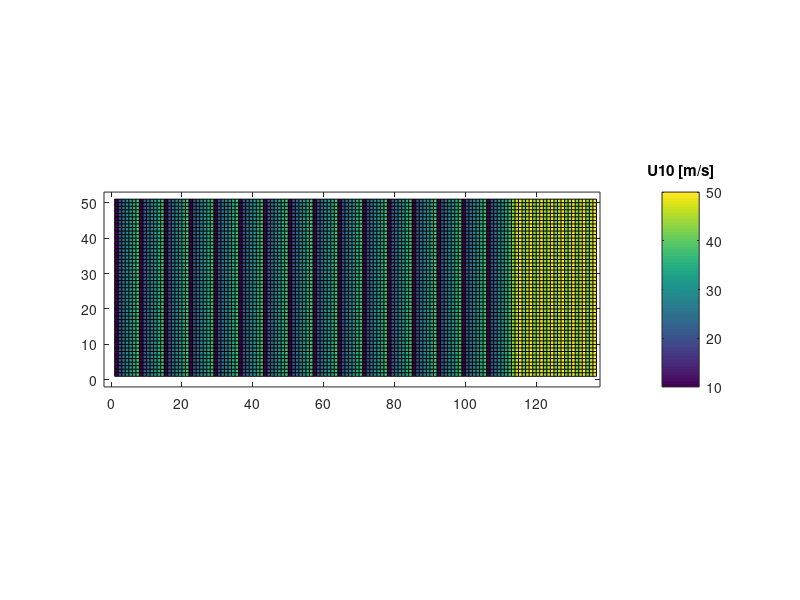

Here is the MATLAB script that generated this plot: (Note: this script raises an error after producing the figure.)
z=repmat(0,51,136);
u=[10 20 24 28 30 34 38];
for i=1:length(u)
	z(:,i:7:112)=u(i);
end
u=[42 46 50];
for i=1:length(u)
	z(:,112+i:3:137)=u(i);
end
pcolor(z);hold on
axis equal;axis([-2 138 -2 53]);
cb=colorbar;set(get(cb,'title'),'string','U10 [m/s]');clim([0 50]);
set(gca,'xtick',[5:7:112,114:3:135],'xticklabel',[22.5:22.5:360 202.5:22.5:360]);
set(gca,'ytick',[1.5:1:51],'yticklabel',[-2:0.25:2.75, 2.99 3:0.5:6.5 0:0.25:2.75, 2.99 3:0.5:6.5],'fontsize',8)
plot([-5,141],[30 30],'k','linewidth',2);
pp=plot([57,57],[30 53],'k','linewidth',2);
patch([1 57 57 1],[30 30 51 51],'k')
ylabel(['          OSK OPEN                                        OSK DICHT']);
xlabel(['wind richting [^oN]']);
zready=z;

z=repmat(0,51,136);
figure;pcolor(z);hold on;clim([0 50]);colorbar
axis equal;axis([-2 138 -2 53]);
cb=colorbar;set(get(cb,'title'),'string','U10 [m/s]');clim([0 50]);
set(gca,'xtick',[5:7:112,114:3:135],'xticklabel',[22.5:22.5:360 202.5:22.5:360]);
set(gca,'ytick',[1.5:1:51],'yticklabel',[-2:0.25:2.75, 2.99 3:0.5:6.5 0:0.25:2.75, 2.99 3:0.5:6.5],'fontsize',8)
plot([-5,141],[30 30],'k','linewidth',2);
pp=plot([57,57],[30 53],'k','linewidth',2);
patch([1 57 57 1],[30 30 51 51],'k')
ylabel([' waterstand OSK OPEN                       waterstand OSK DICHT']);
xlabel(['wind richting [^oN]']);

welke=[29 300 423 1000 2000]
z(welke)=zready(welke)
pcolor(z)
patch([1 57 57 1],[30 30 51 51],'k')



